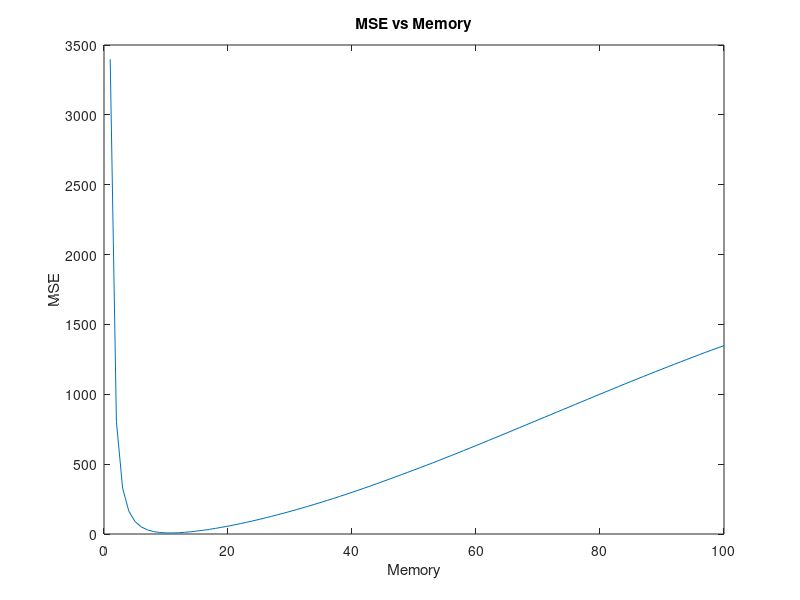
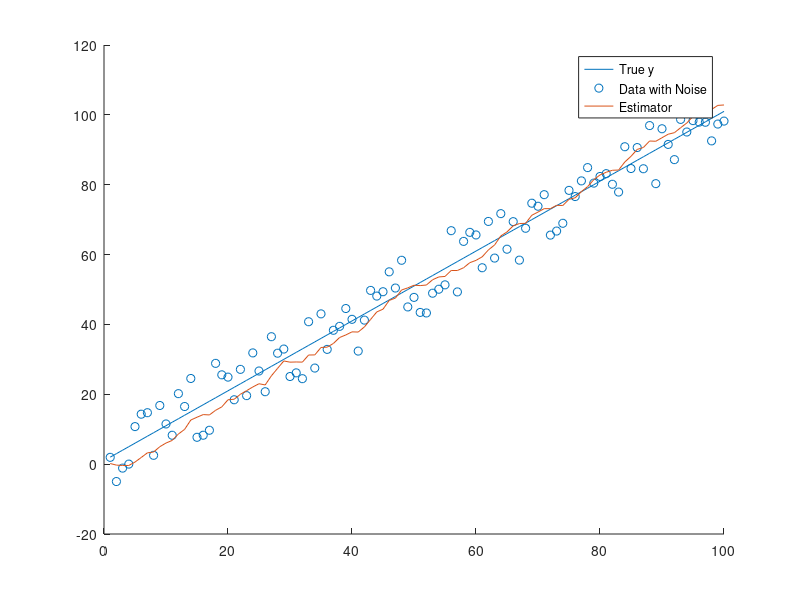
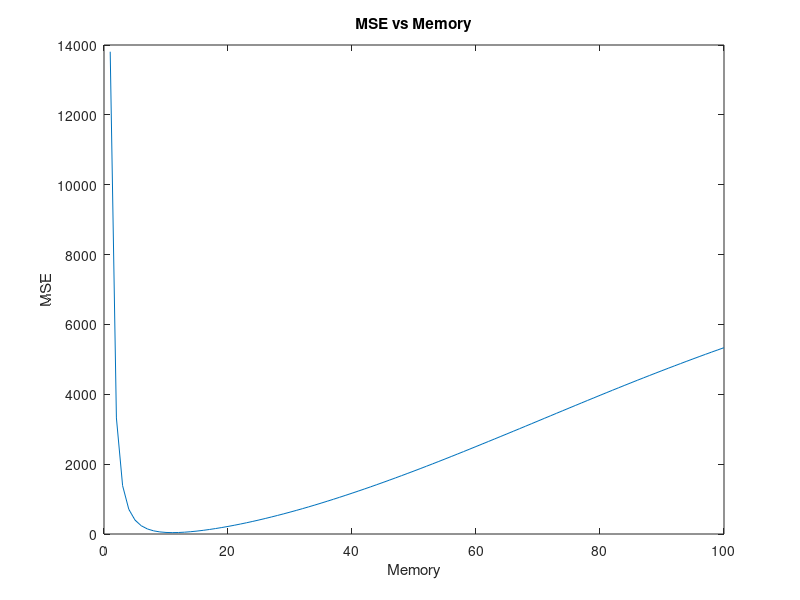
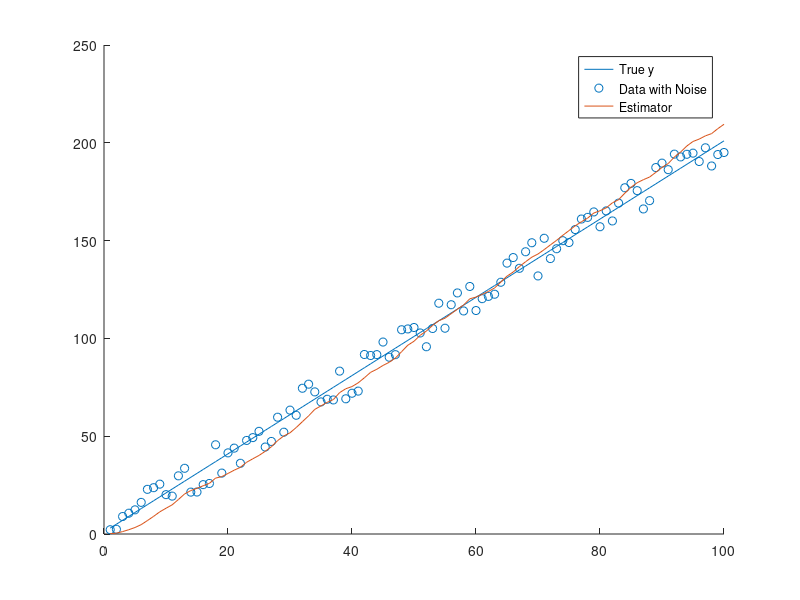

Reproduce these figures in MATLAB, in order.
clear all; close all;

x = 1:1:100;
Start = 1;
Kernel = 10;
for Steepness = 1:3
    Noise = (rand(size(x))*2*Kernel) - Kernel; % [-1.5, 1.5]
    y = x * Steepness + Start;
    Data = y + Noise;

    Estimator = zeros(1, length(y));
    MSE = zeros(1, 100);

    little=1000000;
    bestMemory=0;

    for Memory = 1:100
        for i = 1:length(x)
            Estimator(i) = (sum(Data(max(1, i - Memory):i))) / Memory;
        end
        
        MSE(Memory) = mean((Estimator - y).^2); % E( (Theta^ - Theta*)^2 )
        
        if MSE(Memory)<little 
            little = MSE(Memory);
            bestMemory = Memory;
        end
    end

    for i = 1:length(x)
        Estimator(i) = (sum(Data(max(1, i - bestMemory):i))) / bestMemory;
    end

    figure
    plot(1:100, MSE);
    title('MSE vs Memory');
    xlabel('Memory');
    ylabel('MSE');

    figure
    hold on
    plot(x, y);
    scatter(x, Data);
    plot(x, Estimator);
    legend('True y', 'Data with Noise', 'Estimator');
    hold off
end
